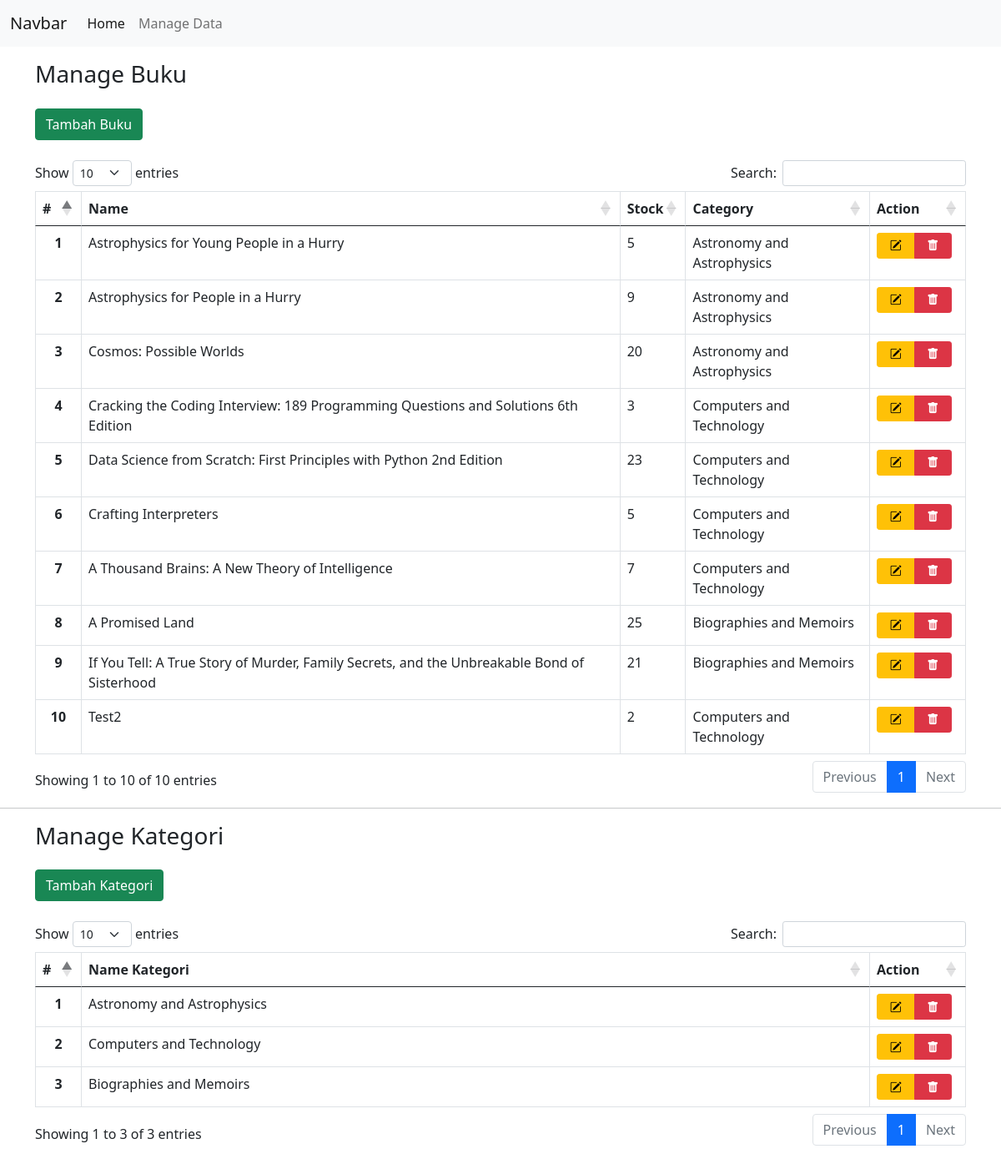
/manage_data.php, run on the app's committed database.
### tables this page shows
CREATE TABLE `books` (
  `id` int(11) NOT NULL,
  `name` varchar(100) NOT NULL,
  `stock` int(11) NOT NULL,
  `image` varchar(100) NOT NULL,
  `description` text NOT NULL,
  `category_id` int(11) NOT NULL
);

CREATE TABLE `categories` (
  `id` int(11) NOT NULL,
  `name` varchar(100) NOT NULL
);

### DB_func.php (called while the page is built, shortened)
<?php
class Database
{
   protected $host = 'localhost';
   protected $user = 'root';
   protected $pass = 'root';
   protected $dbnm = 'perpustakaan';
   function __construct()
   {
      $this->con = new mysqli($this->host, $this->user, $this->pass, $this->dbnm);
   }
}
class Books extends Database
{
   function getAllBooks()
   {
      $sql = "SELECT books.id AS book_id, books.name AS book_name, stock, categories.id AS category_id, categories.name AS category_name, description FROM books join categories on books.category_id = categories.id;";
      return $this->con->query($sql);
   }
   function getAllCategory()
   {
      $sql = "SELECT * FROM categories";
      return $this->con->query($sql);
   }
}
$books = new Books();

### manage_data.php (the view, shortened to what this page needs)
<?php
include('header.php');
?>
<div class="container mt-3">
   <div class="row">
      <h3>Manage Buku</h3>
      <div class="col">
         <button class="btn btn-success mt-3" data-bs-toggle="modal" data-bs-target="#modalCreate">Tambah Buku</button>
      </div>
   </div>
   <div class="row mt-4">
      <div class="col">
         <table id="bookDataTable" class="table table-bordered table-hover">
            <thead>
               <tr>
                  <th scope="col" style="width: 20px;">#</th>
                  <th scope="col">Name</th>
                  <th scope="col">Stock</th>
                  <th scope="col">Category</th>
                  <th scope="col" style="width: 80px;">Action</th>
               </tr>
            </thead>
            <tbody>
               <?php
               $x = 0;
               if ($books->getAllBooks()->num_rows > 0) {
                  foreach ($books->getAllBooks() as $row) {
               ?>
                     <tr>
                        <th class="text-center"><?php echo $x += 1 ?></th>
                        <td><?php echo $row['book_name']; ?></td>
                        <td><?php echo $row['stock']; ?></td>
                        <td><?php echo $row['category_name']; ?></td>
                        <td>
                           <div class="btn-group me-2 d-flex justify-content-center" role="group">
                              <button type="button" class="btn btn-sm btn-warning edit" data-id="<?= $row['book_id']; ?>" data-name="<?= $row['book_name']; ?>" data-stock="<?= $row['stock']; ?>" data-desc="<?= $row['description']; ?>"><i class="bi-pencil-square"></i></button>
                              <button type="button" class="btn btn-sm btn-danger del" data-id="<?= $row['book_id']; ?>" data-product="<?= $row['book_name']; ?>"><i class="bi-trash-fill"></i></button>
                           </div>
                        </td>
                     </tr>
               <?php
                  }
               }
               ?>
            </tbody>
         </table>
      </div>
   </div>
</div>
<hr>
<div class="container mt-3">
   <div class="row">
      <h3>Manage Kategori</h3>
      <div class="col">
         <button class="btn btn-success mt-3" data-bs-toggle="modal" data-bs-target="#categoryModal">Tambah Kategori</button>
      </div>
   </div>
   <div class="row mt-4">
      <div class="col">
         <table id="categoryDataTable" class="table table-bordered table-hover">
            <thead>
               <tr>
                  <th scope="col" style="width: 20px;">#</th>
                  <th scope="col">Name Kategori</th>
                  <th scope="col" style="width: 80px;">Action</th>
               </tr>
            </thead>
            <tbody>
               <?php
               $x = 0;
               if ($books->getAllCategory()->num_rows > 0) {
                  foreach ($books->getAllCategory() as $row) {
               ?>
                     <tr>
                        <th class="text-center"><?php echo $x += 1 ?></th>
                        <td><?php echo $row['name']; ?></td>
                        <td>
                           <div class="btn-group me-2 d-flex justify-content-center" role="group">
                              <button type="button" class="btn btn-sm btn-warning edit" data-id="<?= $row['book_id']; ?>" data-name="<?= $row['book_name']; ?>" data-stock="<?= $row['stock']; ?>" data-desc="<?= $row['description']; ?>"><i class="bi-pencil-square"></i></button>
                              <button type="button" class="btn btn-sm btn-danger del" data-tipe="category" data-id="<?= $row['id']; ?>" data-product="<?= $row['name']; ?>"><i class="bi-trash-fill"></i></button>
                           </div>
                        </td>
                     </tr>
               <?php
                  }
               }
               ?>
            </tbody>
         </table>
      </div>
   </div>
</div>
<?php
include('footer.php');
?>

### header.php (shortened to what this page needs)
<?php
include('DB_func.php')
?>
<!DOCTYPE html>
<html lang="en">
<head>
   <link href="https://cdn.jsdelivr.net/npm/bootstrap@5.0.2/dist/css/bootstrap.min.css" rel="stylesheet">
   <link href="https://cdn.jsdelivr.net/npm/bootstrap-icons@1.5.0/font/bootstrap-icons.css" rel="stylesheet">
   <link href="https://cdn.datatables.net/1.10.25/css/dataTables.bootstrap5.min.css" rel="stylesheet">
   <link href="https://cdnjs.cloudflare.com/ajax/libs/twitter-bootstrap/5.0.1/css/bootstrap.min.css" rel="stylesheet">
</head>
<body>
   <nav class="navbar navbar-expand-lg navbar-light bg-light">
      <div class="container-fluid">
         <a class="navbar-brand" href="index.php">Navbar</a>
         <div class="collapse navbar-collapse" id="navbarSupportedContent">
            <ul class="navbar-nav me-auto mb-2 mb-lg-0">
               <li class="nav-item">
                  <a class="nav-link active" aria-current="page" href="index.php">Home</a>
               </li>
               <li class="nav-item">
                  <a class="nav-link" href="manage_data.php">Manage Data</a>
               </li>
            </ul>
         </div>
      </div>
   </nav>

### footer.php (shortened to what this page needs)
</body>
</html>

### header.php (style rules this page uses)
body { margin-bottom: 100px; }

### data on the page
books: x "1", name "Astrophysics for Young People in a Hurry", stock "5", category.name "Astronomy and Astrophysics"
books: x "2", name "Astrophysics for People in a Hurry", stock "9", category.name "Astronomy and Astrophysics"
books: x "3", name "Cosmos: Possible Worlds", stock "20", category.name "Astronomy and Astrophysics"
books: x "4", name "Cracking the Coding Interview: 189 Programming Questions and Solutions 6th Edition", stock "3", category.name "Computers and Technology"
books: x "5", name "Data Science from Scratch: First Principles with Python 2nd Edition", stock "23", category.name "Computers and Technology"
books: x "6", name "Crafting Interpreters", stock "5", category.name "Computers and Technology"
books: x "7", name "A Thousand Brains: A New Theory of Intelligence", stock "7", category.name "Computers and Technology"
books: x "8", name "A Promised Land", stock "25", category.name "Biographies and Memoirs"
books: x "9", name "If You Tell: A True Story of Murder, Family Secrets, and the Unbreakable Bond of Sisterhood", stock "21", category.name "Biographies and Memoirs"
books: x "10", name "Test2", stock "2", category.name "Computers and Technology"
categories: x "1", name "Astronomy and Astrophysics"
categories: x "2", name "Computers and Technology"
categories: x "3", name "Biographies and Memoirs"
